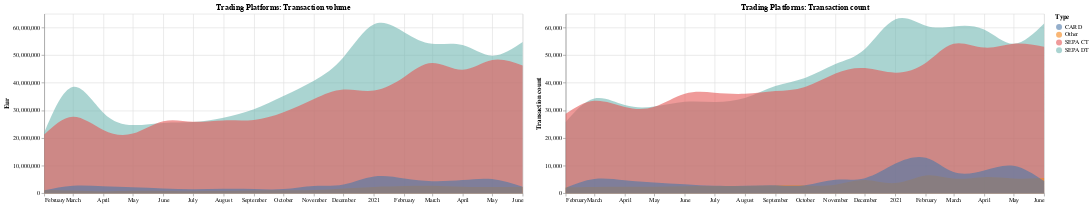
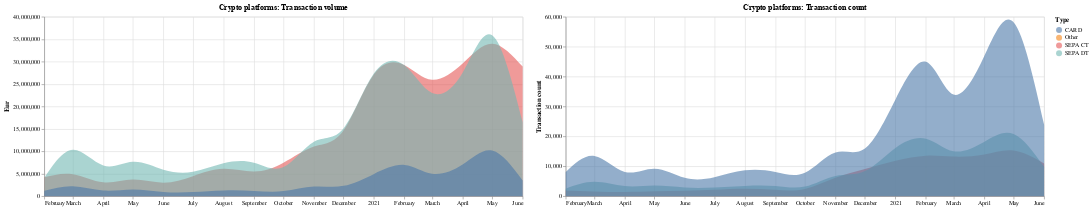

Notebook code for these charts, in order:
### Markdown cell above
Above charts contained all transaction types summed together. Charts below display split of transaction types. These are mostly SEPA CT, SEPA DT and card transactions. 'Other' contains some direct debits, debit rejections and card presentment rejections.

### Code cell
charts_col1 = []
charts_col2 = []

tx_type = con.execute(
    """
        select
            month,
            case when type in ('SEPA CT', 'CARD', 'SEPA DT') then type else 'Other' end as type,
            sum(abs(value_eur)) as activity_eur,
            sum(transactions) as transactions
        from raw_data
        where month >= '2020-01-01'
        group by 1, 2
    """
).fetchdf()
tx_type_cb = con.execute(
    """
        select
            month,
            case when type in ('SEPA CT', 'CARD', 'SEPA DT') then type else 'Other' end as type,
            sum(abs(value_eur)) as activity_eur,
            sum(transactions) as transactions
        from raw_data_coinbase
        where month >= '2020-01-01'
        group by 1, 2
    """
).fetchdf()

charts_col1.append(
    alt.Chart(tx_type.rename(columns={"type": "Type"}))
    .mark_area(opacity=0.6, interpolate="natural")
    .encode(
        x=alt.X("month:T", title=None),
        y=alt.Y("activity_eur:Q", stack=None, title="Eur"),
        color=alt.Color("Type:N"),
    )
    .properties(width=800, height=300, title="Trading Platforms: Transaction volume")
)

charts_col2.append(
    alt.Chart(tx_type_cb.rename(columns={"type": "Type"}))
    .mark_area(opacity=0.6, interpolate="natural")
    .encode(
        x=alt.X("month:T", title=None),
        y=alt.Y("activity_eur:Q", stack=None, title="Eur"),
        color=alt.Color("Type:N"),
    )
    .properties(width=800, height=300, title="Crypto platforms: Transaction volume")
)

charts_col1.append(
    alt.Chart(tx_type.rename(columns={"type": "Type"}))
    .mark_area(opacity=0.6, interpolate="natural")
    .encode(
        x=alt.X("month:T", title=None),
        y=alt.Y("transactions:Q", stack=None, title="Transaction count"),
        color=alt.Color("Type:N"),
    )
    .properties(width=800, height=300, title="Trading Platforms: Transaction count")
)

charts_col2.append(
    alt.Chart(tx_type_cb.rename(columns={"type": "Type"}))
    .mark_area(opacity=0.6, interpolate="natural")
    .encode(
        x=alt.X("month:T", title=None),
        y=alt.Y("transactions:Q", stack=None, title="Transaction count"),
        color=alt.Color("Type:N"),
    )
    .properties(width=800, height=300, title="Crypto platforms: Transaction count")
)

alt.hconcat(*charts_col1).display()
alt.hconcat(*charts_col2).display()

### Figure 1 — Vega-Lite specification as saved in the notebook (floating-point values rounded to 4 significant figures)
{"config": {"view": {"continuousWidth": 400, "continuousHeight": 300}}, "hconcat": [{"data": {"name": "data-fb8d4f7bf02dd572d947ca201b429916"}, "mark": {"type": "area", "interpolate": "natural", "opacity": 0.6}, "encoding": {"color": {"type": "nominal", "field": "Type"}, "x": {"type": "temporal", "field": "month", "title": null}, "y": {"type": "quantitative", "field": "activity_eur", "stack": null, "title": "Eur"}}, "height": 300, "title": "Trading Platforms: Transaction volume", "width": 800}, {"data": {"name": "data-fb8d4f7bf02dd572d947ca201b429916"}, "mark": {"type": "area", "interpolate": "natural", "opacity": 0.6}, "encoding": {"color": {"type": "nominal", "field": "Type"}, "x": {"type": "temporal", "field": "month", "title": null}, "y": {"type": "quantitative", "field": "transactions", "stack": null, "title": "Transaction count"}}, "height": 300, "title": "Trading Platforms: Transaction count", "width": 800}], "$schema": "https://vega.github.io/schema/vega-lite/v4.8.1.json", "datasets": {"data-fb8d4f7bf02dd572d947ca201b429916": [{"month": "2020-02", "Type": "SEPA DT", "activity_eur": 21990000.0, "transactions": 25810.0}, {"month": "2020-02", "Type": "SEPA CT", "activity_eur": 21210000.0, "transactions": 28740.0}, {"month": "2020-02", "Type": "Other", "activity_eur": 1186000.0, "transactions": 2129.0}, {"month": "2020-03", "Type": "SEPA DT", "activity_eur": 38470000.0, "transactions": 34300.0}, {"month": "2020-03", "Type": "SEPA CT", "activity_eur": 27700000.0, "transactions": 33440.0}, {"month": "2020-03", "Type": "Other", "activity_eur": 962700.0, "transactions": 2232.0}, {"month": "2020-04", "Type": "SEPA DT", "activity_eur": 29160000.0, "transactions": 31910.0}, {"month": "2020-04", "Type": "SEPA CT", "activity_eur": 22910000.0, "transactions": 31220.0}, {"month": "2020-04", "Type": "Other", "activity_eur": 605800.0, "transactions": 2336.0}, {"month": "2020-05", "Type": "SEPA DT", "activity_eur": 24690000.0, "transactions": 31370.0}, {"month": "2020-05", "Type": "SEPA CT", "activity_eur": 21590000.0, "transactions": 31280.0}, {"month": "2020-05", "Type": "Other", "activity_eur": 830600.0, "transactions": 2351.0}, {"month": "2020-06", "Type": "SEPA DT", "activity_eur": 25450000.0, "transactions": 33120.0}, {"month": "2020-06", "Type": "SEPA CT", "activity_eur": 26090000.0, "transactions": 35990.0}, {"month": "2020-07", "Type": "SEPA DT", "activity_eur": 25740000.0, "transactions": 33060.0}, {"month": "2020-07", "Type": "Other", "activity_eur": 721700.0, "transactions": 2587.0}, {"month": "2020-07", "Type": "SEPA CT", "activity_eur": 25880000.0, "transactions": 36380.0}, {"month": "2020-06", "Type": "Other", "activity_eur": 746000.0, "transactions": 2501.0}, {"month": "2020-08", "Type": "SEPA DT", "activity_eur": 27320000.0, "transactions": 34440.0}, {"month": "2020-08", "Type": "SEPA CT", "activity_eur": 26360000.0, "transactions": 36000.0}, {"month": "2020-08", "Type": "Other", "activity_eur": 759700.0, "transactions": 2568.0}, {"month": "2020-09", "Type": "SEPA DT", "activity_eur": 30410000.0, "transactions": 38820.0}, {"month": "2020-09", "Type": "SEPA CT", "activity_eur": 26540000.0, "transactions": 36970.0}, {"month": "2020-09", "Type": "Other", "activity_eur": 954300.0, "transactions": 2792.0}, {"month": "2020-10", "Type": "SEPA DT", "activity_eur": 35180000.0, "transactions": 41760.0}, {"month": "2020-10", "Type": "SEPA CT", "activity_eur": 29290000.0, "transactions": 38480.0}, {"month": "2020-10", "Type": "Other", "activity_eur": 1073000.0, "transactions": 2815.0}, {"month": "2020-11", "Type": "SEPA DT", "activity_eur": 40760000.0, "transactions": 46830.0}, {"month": "2020-11", "Type": "SEPA CT", "activity_eur": 34110000.0, "transactions": 43370.0}, {"month": "2020-11", "Type": "Other", "activity_eur": 1123000.0, "transactions": 3086.0}, {"month": "2020-12", "Type": "SEPA DT", "activity_eur": 49250000.0, "transactions": 52270.0}, {"month": "2020-12", "Type": "SEPA CT", "activity_eur": 37540000.0, "transactions": 45320.0}, {"month": "2020-12", "Type": "Other", "activity_eur": 1729000.0, "transactions": 4787.0}, {"month": "2021-01", "Type": "SEPA DT", "activity_eur": 61160000.0, "transactions": 62990.0}, {"month": "2021-01", "Type": "SEPA CT", "activity_eur": 37190000.0, "transactions": 43660.0}, {"month": "2021-01", "Type": "Other", "activity_eur": 2254000.0, "transactions": 3640.0}, {"month": "2021-02", "Type": "SEPA DT", "activity_eur": 58220000.0, "transactions": 60680.0}, {"month": "2021-02", "Type": "SEPA CT", "activity_eur": 42200000.0, "transactions": 47270.0}, {"month": "2021-02", "Type": "Other", "activity_eur": 2570000.0, "transactions": 6396.0}, {"month": "2021-03", "Type": "SEPA DT", "activity_eur": 54130000.0, "transactions": 60420.0}, {"month": "2021-03", "Type": "SEPA CT", "activity_eur": 47180000.0, "transactions": 54140.0}, {"month": "2021-03", "Type": "Other", "activity_eur": 2653000.0, "transactions": 5272.0}, {"month": "2021-04", "Type": "SEPA DT", "activity_eur": 53660000.0, "transactions": 59310.0}, {"month": "2021-04", "Type": "SEPA CT", "activity_eur": 44750000.0, "transactions": 52740.0}, {"month": "2021-04", "Type": "Other", "activity_eur": 2336000.0, "transactions": 5794.0}, {"month": "2021-05", "Type": "SEPA DT", "activity_eur": 49830000.0, "transactions": 54120.0}, {"month": "2021-05", "Type": "SEPA CT", "activity_eur": 48230000.0, "transactions": 54130.0}, {"month": "2021-05", "Type": "Other", "activity_eur": 2253000.0, "transactions": 5322.0}, {"month": "2021-06", "Type": "SEPA CT", "activity_eur": 46270000.0, "transactions": 53020.0}, {"month": "2021-06", "Type": "SEPA DT", "activity_eur": 54740000.0, "transactions": 61440.0}, {"month": "2021-06", "Type": "Other", "activity_eur": 2241000.0, "transactions": 5452.0}, {"month": "2020-02", "Type": "CARD", "activity_eur": 1007000.0, "transactions": 1964.0}, {"month": "2020-03", "Type": "CARD", "activity_eur": 2684000.0, "transactions": 5135.0}, {"month": "2020-04", "Type": "CARD", "activity_eur": 2513000.0, "transactions": 4676.0}, {"month": "2020-05", "Type": "CARD", "activity_eur": 2111000.0, "transactions": 3869.0}, {"month": "2020-06", "Type": "CARD", "activity_eur": 1701000.0, "transactions": 3201.0}, {"month": "2020-07", "Type": "CARD", "activity_eur": 1457000.0, "transactions": 2650.0}, {"month": "2020-08", "Type": "CARD", "activity_eur": 1573000.0, "transactions": 2716.0}, {"month": "2020-09", "Type": "CARD", "activity_eur": 1485000.0, "transactions": 2878.0}, {"month": "2020-10", "Type": "CARD", "activity_eur": 1473000.0, "transactions": 2866.0}, {"month": "2020-11", "Type": "CARD", "activity_eur": 2612000.0, "transactions": 4825.0}, {"month": "2020-12", "Type": "CARD", "activity_eur": 3102000.0, "transactions": 5438.0}, {"month": "2021-01", "Type": "CARD", "activity_eur": 6024000.0, "transactions": 10700.0}, {"month": "2021-03", "Type": "CARD", "activity_eur": 4329000.0, "transactions": 7658.0}, {"month": "2021-02", "Type": "CARD", "activity_eur": 5302000.0, "transactions": 12800.0}, {"month": "2021-04", "Type": "CARD", "activity_eur": 4732000.0, "transactions": 8186.0}, {"month": "2021-05", "Type": "CARD", "activity_eur": 5105000.0, "transactions": 9888.0}, {"month": "2021-06", "Type": "CARD", "activity_eur": 2348000.0, "transactions": 4384.0}]}}

### Figure 2 — Vega-Lite specification as saved in the notebook (floating-point values rounded to 4 significant figures)
{"config": {"view": {"continuousWidth": 400, "continuousHeight": 300}}, "hconcat": [{"data": {"name": "data-b358a50ace02d9e42fc1564709ce9e06"}, "mark": {"type": "area", "interpolate": "natural", "opacity": 0.6}, "encoding": {"color": {"type": "nominal", "field": "Type"}, "x": {"type": "temporal", "field": "month", "title": null}, "y": {"type": "quantitative", "field": "activity_eur", "stack": null, "title": "Eur"}}, "height": 300, "title": "Crypto platforms: Transaction volume", "width": 800}, {"data": {"name": "data-b358a50ace02d9e42fc1564709ce9e06"}, "mark": {"type": "area", "interpolate": "natural", "opacity": 0.6}, "encoding": {"color": {"type": "nominal", "field": "Type"}, "x": {"type": "temporal", "field": "month", "title": null}, "y": {"type": "quantitative", "field": "transactions", "stack": null, "title": "Transaction count"}}, "height": 300, "title": "Crypto platforms: Transaction count", "width": 800}], "$schema": "https://vega.github.io/schema/vega-lite/v4.8.1.json", "datasets": {"data-b358a50ace02d9e42fc1564709ce9e06": [{"month": "2020-03", "Type": "SEPA CT", "activity_eur": 4897000.0, "transactions": 1568.0}, {"month": "2020-03", "Type": "SEPA DT", "activity_eur": 10330000.0, "transactions": 4801.0}, {"month": "2020-04", "Type": "SEPA CT", "activity_eur": 3094000.0, "transactions": 1366.0}, {"month": "2020-04", "Type": "SEPA DT", "activity_eur": 6831000.0, "transactions": 3367.0}, {"month": "2020-05", "Type": "SEPA DT", "activity_eur": 7647000.0, "transactions": 3524.0}, {"month": "2020-06", "Type": "SEPA CT", "activity_eur": 3003000.0, "transactions": 1786.0}, {"month": "2020-06", "Type": "SEPA DT", "activity_eur": 5904000.0, "transactions": 2884.0}, {"month": "2020-07", "Type": "SEPA DT", "activity_eur": 5418000.0, "transactions": 2893.0}, {"month": "2020-08", "Type": "SEPA DT", "activity_eur": 7324000.0, "transactions": 3434.0}, {"month": "2020-09", "Type": "SEPA DT", "activity_eur": 7461000.0, "transactions": 3392.0}, {"month": "2020-09", "Type": "SEPA CT", "activity_eur": 5490000.0, "transactions": 2111.0}, {"month": "2020-10", "Type": "SEPA DT", "activity_eur": 6483000.0, "transactions": 3201.0}, {"month": "2020-11", "Type": "SEPA DT", "activity_eur": 12150000.0, "transactions": 6754.0}, {"month": "2020-12", "Type": "SEPA DT", "activity_eur": 15110000.0, "transactions": 8406.0}, {"month": "2020-12", "Type": "SEPA CT", "activity_eur": 14660000.0, "transactions": 9068.0}, {"month": "2021-01", "Type": "SEPA CT", "activity_eur": 27190000.0, "transactions": 11810.0}, {"month": "2021-01", "Type": "SEPA DT", "activity_eur": 27390000.0, "transactions": 16140.0}, {"month": "2021-03", "Type": "SEPA DT", "activity_eur": 22980000.0, "transactions": 15000.0}, {"month": "2021-03", "Type": "SEPA CT", "activity_eur": 25950000.0, "transactions": 13230.0}, {"month": "2021-04", "Type": "SEPA DT", "activity_eur": 27530000.0, "transactions": 18120.0}, {"month": "2021-04", "Type": "SEPA CT", "activity_eur": 29580000.0, "transactions": 13930.0}, {"month": "2021-05", "Type": "SEPA DT", "activity_eur": 35870000.0, "transactions": 20740.0}, {"month": "2021-05", "Type": "SEPA CT", "activity_eur": 33990000.0, "transactions": 15250.0}, {"month": "2021-06", "Type": "SEPA DT", "activity_eur": 16490000.0, "transactions": 9792.0}, {"month": "2021-06", "Type": "SEPA CT", "activity_eur": 28880000.0, "transactions": 10950.0}, {"month": "2020-02", "Type": "SEPA CT", "activity_eur": 4201000.0, "transactions": 1892.0}, {"month": "2020-02", "Type": "SEPA DT", "activity_eur": 4069000.0, "transactions": 2506.0}, {"month": "2020-07", "Type": "SEPA CT", "activity_eur": 4455000.0, "transactions": 2120.0}, {"month": "2020-10", "Type": "SEPA CT", "activity_eur": 7449000.0, "transactions": 2414.0}, {"month": "2020-11", "Type": "SEPA CT", "activity_eur": 11070000.0, "transactions": 6117.0}, {"month": "2020-08", "Type": "SEPA CT", "activity_eur": 6091000.0, "transactions": 2443.0}, {"month": "2020-05", "Type": "SEPA CT", "activity_eur": 3700000.0, "transactions": 1601.0}, {"month": "2021-02", "Type": "SEPA DT", "activity_eur": 29160000.0, "transactions": 19210.0}, {"month": "2021-02", "Type": "SEPA CT", "activity_eur": 29200000.0, "transactions": 13530.0}, {"month": "2020-05", "Type": "Other", "activity_eur": 12.0, "transactions": 1.0}, {"month": "2020-08", "Type": "Other", "activity_eur": 8.4, "transactions": 1.0}, {"month": "2021-02", "Type": "Other", "activity_eur": 95.0, "transactions": 2.0}, {"month": "2021-05", "Type": "Other", "activity_eur": 25.0, "transactions": 1.0}, {"month": "2021-06", "Type": "Other", "activity_eur": 90.0, "transactions": 2.0}, {"month": "2020-07", "Type": "Other", "activity_eur": 50.0, "transactions": 1.0}, {"month": "2021-03", "Type": "Other", "activity_eur": 21.68, "transactions": 1.0}, {"month": "2020-09", "Type": "Other", "activity_eur": 125.0, "transactions": 1.0}, {"month": "2021-01", "Type": "Other", "activity_eur": 8.33, "transactions": 1.0}, {"month": "2020-02", "Type": "CARD", "activity_eur": 1177000.0, "transactions": 8034.0}, {"month": "2020-03", "Type": "CARD", "activity_eur": 2196000.0, "transactions": 13450.0}, {"month": "2020-04", "Type": "CARD", "activity_eur": 1256000.0, "transactions": 8113.0}, {"month": "2020-05", "Type": "CARD", "activity_eur": 1508000.0, "transactions": 9185.0}, {"month": "2020-06", "Type": "CARD", "activity_eur": 938200.0, "transactions": 6136.0}, {"month": "2020-07", "Type": "CARD", "activity_eur": 910300.0, "transactions": 6328.0}, {"month": "2020-08", "Type": "CARD", "activity_eur": 1263000.0, "transactions": 8638.0}, {"month": "2020-09", "Type": "CARD", "activity_eur": 1172000.0, "transactions": 8102.0}, {"month": "2020-10", "Type": "CARD", "activity_eur": 1124000.0, "transactions": 7826.0}, {"month": "2020-11", "Type": "CARD", "activity_eur": 2146000.0, "transactions": 14600.0}, {"month": "2020-12", "Type": "CARD", "activity_eur": 2291000.0, "transactions": 15960.0}, {"month": "2021-01", "Type": "CARD", "activity_eur": 4959000.0, "transactions": 32360.0}, {"month": "2021-02", "Type": "CARD", "activity_eur": 6951000.0, "transactions": 44920.0}, {"month": "2021-03", "Type": "CARD", "activity_eur": 5014000.0, "transactions": 33960.0}, {"month": "2021-04", "Type": "CARD", "activity_eur": 7066000.0, "transactions": 46670.0}, {"month": "2021-05", "Type": "CARD", "activity_eur": 10180000.0, "transactions": 58180.0}, {"month": "2021-06", "Type": "CARD", "activity_eur": 3486000.0, "transactions": 23900.0}]}}
